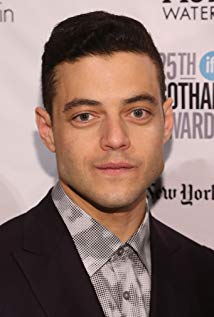
#> input picture IMDB-Celeb-Faces/Rami Malek.jpg, 214 x 317 px, found by its file name
$ python face_detect_tester.py 'IMDB-Celeb-Faces/Rami Malek.jpg' 'IMDB-Celeb-Faces/Rami Malek.jpg'
#> lines starting #> are read from the running program, lines starting #| are printed output that depends on the picture
import cv2
import sys
import numpy as np

'''
Goal: Write a code to get as an input an image with a face, then return the same image* with the face blurred.
*for now, the returned image is BW for demonstration purposes only.

'''
#----------- Function Definitions -----------#
def apply_gaussian_mask2(Image, x, y, w, h, intensity):
    # dependencies: cv2, numpy as np
    '''
    :param Image: Input image read from cv2 before input
    :param x: x coordinate of face (left most corner, not centre)
    :param y: y coordinate of face (highest corner, not centre)
    :param w: width of rectangle encapsulating  face
    :param h: height of rectangle encapsulating  face
    :param intensity: Blur intensity. 0-> no blur.
        #8 blur value is good for hiding faces but still showing general characteristics of face.
    :return: Grayscale image to which the face-blur is applied.

    :Future enhancemenets: Gaussian mask after blur to avoid blurred rectangle. Also output RGB not grayscale (apply blur to each channel)
    '''
    # Change input to BW (remove and deal with 3D matrix for RGB):
    Image = cv2.cvtColor(Image, cv2.COLOR_BGR2GRAY)
    Imsize = Image.shape

    # Center of face positions for x,y coords
    CenterPosx = x + int(w / 2)
    CenterPosy = y + int(h / 2)

    # Create image to overlay
    cropped = Image[x:x + w, y:y + h]
    toblur = np.zeros(Imsize)
    toblur[x:x + w, y:y + h] = cropped
    overlay = cv2.GaussianBlur(cv2.blur(cropped, (5, 5)), (25, 25), intensity)
    overlaid = Image
    overlaid[x:x + w, y:y + h] = overlay
    return overlaid

def get_face_with_largest_area(faces):
    '''

    :param faces: array where each row is equal to [x,y,width,height] of a detected face. Each row represents a face.
    :return: the row for the face with larges area (width*height) to blur only one face.
    '''
    cntr = 0
    max = 0
    index = 0
    for (x, y, w, h) in faces:
        if (w * h > max):
            index = cntr
            max = w * h
        cntr += 1
    return faces[index]

#----------- EOf Function Definitions--------#
#--%                                       %--#
#-----%                                 %-----#
#--------%                           %--------#
#--------%                           %--------#
#-----%                                 %-----#
#--%                                       %--#
#-------------- Variables Def ----------------#
imagePath = "IMDB-Celeb-Faces\Rami Malek.jpg" #sys.argv[0]
cascPath = "haarcascade_frontalface_default.xml" #sys.argv[1]
intensity= 8#sys.argv[2]
faceCascade = cv2.CascadeClassifier(cascPath)
#------------- EOf Variables Def -------------#


#Read image and convert to BW:
image = cv2.imread(imagePath)
#> image is the input picture: shape (317, 214, 3); mean B, G, R 110.9, 117.6, 143.1
gray = cv2.cvtColor(image, cv2.COLOR_BGR2GRAY)
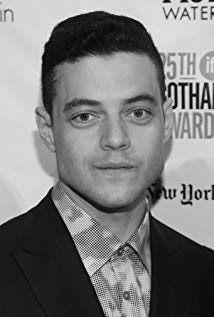
#> gray: shape (317, 214); min 0, max 253, mean 124.5

# Detect faces in the image
faces = faceCascade.detectMultiScale(
    gray,
    scaleFactor=1.1,
    minNeighbors=5,
    minSize=(30, 30),
    flags = cv2.CASCADE_SCALE_IMAGE
)
#> faces = [[44, 62, 134, 134]]


#Blur faces in overlay image:
overlay=cv2.GaussianBlur(cv2.blur(image,(3*intensity,3*intensity)),(5,5),intensity*200)
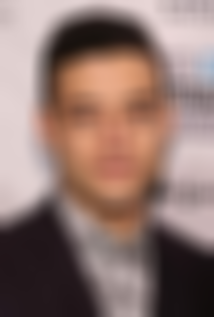
#> overlay: shape (317, 214, 3); mean B, G, R 111.2, 117.9, 143.4

#Get largest object detected as face only:
    #so that if other objects are detected as a face they will be removed.
[facey,facex,facew,faceh]=get_face_with_largest_area(faces)
#> the loop in get_face_with_largest_area, `for (x, y, w, h) in faces:` made 1 pass
#> (x, y, w, h, index, max, cntr) on pass 1: (44, 62, 134, 134, 0, 17956, 1)
#> after the loop in get_face_with_largest_area, `for (x, y, w, h) in faces:`: cntr = 1; index = 0; max = 17956
#> facey = 44; facex = 62; facew = 134; faceh = 134

output=apply_gaussian_mask2(image,facex,facey,facew,faceh,8)
#> in apply_gaussian_mask2, `CenterPosx = x + int(w / 2)`: CenterPosx = 129
#> in apply_gaussian_mask2, `CenterPosy = y + int(h / 2)`: CenterPosy = 111
#> in apply_gaussian_mask2, `cropped = Image[x:x + w, y:y + h]`:
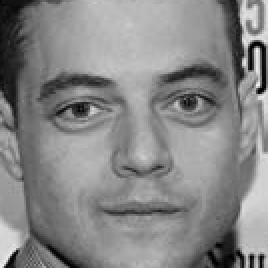
#> cropped: shape (134, 134) (shown 2 times larger); min 0, max 243, mean 134.2
#> in apply_gaussian_mask2, `toblur[x:x + w, y:y + h] = cropped`:
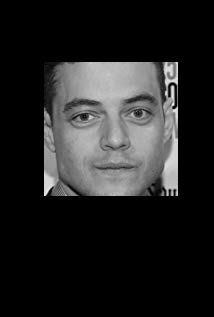
#> toblur: shape (317, 214) float64; min 0, max 243, mean 35.5
#> in apply_gaussian_mask2, `overlay = cv2.GaussianBlur(cv2.blur(cropped, (5, 5)), (25, 25), intens..`:
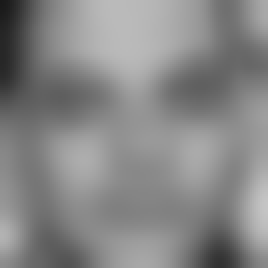
#> overlay: shape (134, 134) (shown 2 times larger); min 25, max 197, mean 134.2
#> in apply_gaussian_mask2, `overlaid[x:x + w, y:y + h] = overlay`:
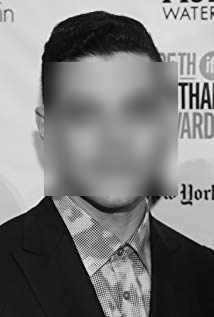
#> overlaid: shape (317, 214); min 1, max 253, mean 124.5
cv2.imshow("Blurred Face", output)


cv2.waitKey(0)

$ run again, with IMDB-Celeb-Faces/Amber Heard.jpg copied over IMDB-Celeb-Faces/Rami Malek.jpg
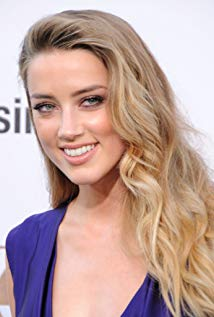
#> input picture IMDB-Celeb-Faces/Amber Heard.jpg, 214 x 317 px, found by its file name
#> image is the input picture: shape (317, 214, 3); mean B, G, R 159.1, 164.8, 193.1
#> faces = [[11, 59, 118, 118]]
#> `overlay=cv2.GaussianBlur(cv2.blur(image,(3*intensity,3*intensity)),(5,..`:
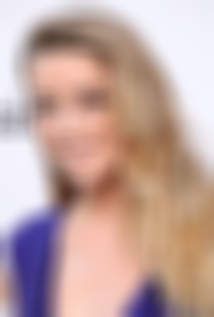
#> overlay: shape (317, 214, 3); mean B, G, R 159.3, 164.9, 193.2
#> the loop in get_face_with_largest_area, `for (x, y, w, h) in faces:` made 1 pass
#> (x, y, w, h, index, max, cntr) on pass 1: (11, 59, 118, 118, 0, 13924, 1)
#> after the loop in get_face_with_largest_area, `for (x, y, w, h) in faces:`: cntr = 1; index = 0; max = 13924
#> facey = 11; facex = 59; facew = 118
#> CenterPosy = 70
#> in apply_gaussian_mask2, `overlaid[x:x + w, y:y + h] = overlay`:
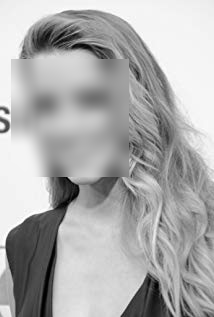
#> overlaid: shape (317, 214); min 0, max 255, mean 172.6

$ run again, with IMDB-Celeb-Faces/ELizabeth Lail.jpg copied over IMDB-Celeb-Faces/Rami Malek.jpg
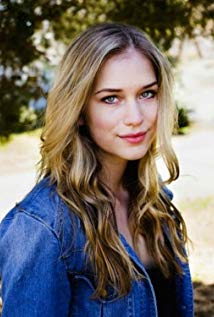
#> input picture IMDB-Celeb-Faces/ELizabeth Lail.jpg, 214 x 317 px, found by its file name
#> image is the input picture: shape (317, 214, 3); mean B, G, R 105.4, 109, 114.6
#> faces = [[83, 62, 92, 92]]
#> `overlay=cv2.GaussianBlur(cv2.blur(image,(3*intensity,3*intensity)),(5,..`:
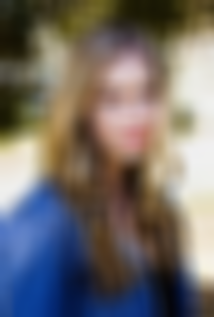
#> overlay: shape (317, 214, 3); mean B, G, R 105.1, 108.8, 114.4
#> the loop in get_face_with_largest_area, `for (x, y, w, h) in faces:` made 1 pass
#> (x, y, w, h, index, max, cntr) on pass 1: (83, 62, 92, 92, 0, 8464, 1)
#> after the loop in get_face_with_largest_area, `for (x, y, w, h) in faces:`: cntr = 1; index = 0; max = 8464
#> facey = 83; facex = 62; facew = 92
#> CenterPosx = 108
#> CenterPosy = 129
#> in apply_gaussian_mask2, `overlaid[x:x + w, y:y + h] = overlay`:
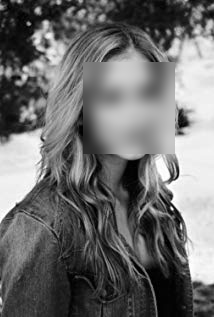
#> overlaid: shape (317, 214); min 0, max 255, mean 110.3

$ run again, with IMDB-Celeb-Faces/Halston Sage.jpg copied over IMDB-Celeb-Faces/Rami Malek.jpg
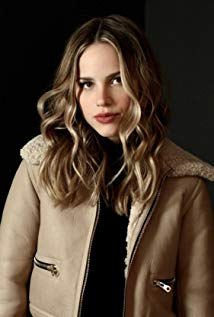
#> input picture IMDB-Celeb-Faces/Halston Sage.jpg, 214 x 317 px, found by its file name
#> image is the input picture: shape (317, 214, 3); mean B, G, R 48.5, 62.1, 77.4
#> faces = [[65, 53, 76, 76]]
#> `overlay=cv2.GaussianBlur(cv2.blur(image,(3*intensity,3*intensity)),(5,..`:
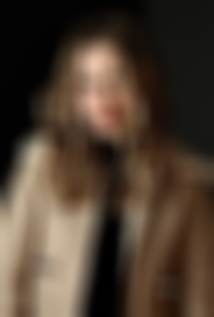
#> overlay: shape (317, 214, 3); mean B, G, R 48.5, 62.1, 77.3
#> the loop in get_face_with_largest_area, `for (x, y, w, h) in faces:` made 1 pass
#> (x, y, w, h, index, max, cntr) on pass 1: (65, 53, 76, 76, 0, 5776, 1)
#> after the loop in get_face_with_largest_area, `for (x, y, w, h) in faces:`: cntr = 1; index = 0; max = 5776
#> facey = 65; facex = 53; facew = 76
#> CenterPosx = 91
#> CenterPosy = 103
#> in apply_gaussian_mask2, `overlaid[x:x + w, y:y + h] = overlay`:
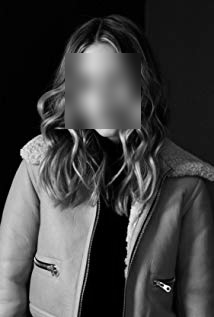
#> overlaid: shape (317, 214); min 0, max 254, mean 65.1
